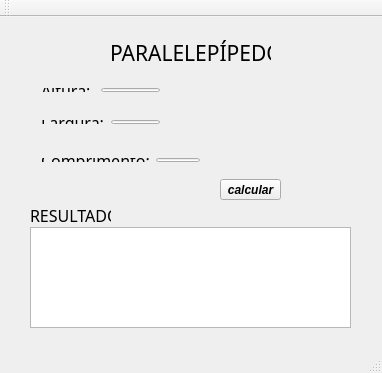
<?xml version="1.0" encoding="UTF-8"?>
<ui version="4.0">
 <class>MainWindow</class>
 <widget class="QMainWindow" name="MainWindow">
  <property name="geometry">
   <rect>
    <x>0</x>
    <y>0</y>
    <width>382</width>
    <height>373</height>
   </rect>
  </property>
  <property name="windowTitle">
   <string>PROJETO PARELELEPÍPEDO</string>
  </property>
  <widget class="QWidget" name="centralWidget">
   <widget class="QLabel" name="label">
    <property name="geometry">
     <rect>
      <x>110</x>
      <y>10</y>
      <width>161</width>
      <height>51</height>
     </rect>
    </property>
    <property name="font">
     <font>
      <family>Indie Flower</family>
      <pointsize>16</pointsize>
     </font>
    </property>
    <property name="text">
     <string>PARALELEPÍPEDO</string>
    </property>
   </widget>
   <widget class="QLabel" name="label_5">
    <property name="geometry">
     <rect>
      <x>30</x>
      <y>190</y>
      <width>81</width>
      <height>16</height>
     </rect>
    </property>
    <property name="font">
     <font>
      <family>Indie Flower</family>
      <pointsize>12</pointsize>
     </font>
    </property>
    <property name="text">
     <string>RESULTADO</string>
    </property>
   </widget>
   <widget class="QTextEdit" name="textEditResultado">
    <property name="geometry">
     <rect>
      <x>30</x>
      <y>210</y>
      <width>321</width>
      <height>101</height>
     </rect>
    </property>
   </widget>
   <widget class="QWidget" name="layoutWidget">
    <property name="geometry">
     <rect>
      <x>30</x>
      <y>60</y>
      <width>141</width>
      <height>26</height>
     </rect>
    </property>
    <layout class="QHBoxLayout" name="horizontalLayout">
     <item>
      <widget class="QLabel" name="label_2">
       <property name="font">
        <font>
         <family>Indie Flower</family>
         <pointsize>12</pointsize>
        </font>
       </property>
       <property name="text">
        <string>Altura: </string>
       </property>
      </widget>
     </item>
     <item>
      <widget class="QLineEdit" name="lineEditAltura"/>
     </item>
    </layout>
   </widget>
   <widget class="QWidget" name="layoutWidget">
    <property name="geometry">
     <rect>
      <x>30</x>
      <y>92</y>
      <width>141</width>
      <height>26</height>
     </rect>
    </property>
    <layout class="QHBoxLayout" name="horizontalLayout_2">
     <item>
      <widget class="QLabel" name="label_3">
       <property name="font">
        <font>
         <family>Indie Flower</family>
         <pointsize>12</pointsize>
        </font>
       </property>
       <property name="text">
        <string>Largura:</string>
       </property>
      </widget>
     </item>
     <item>
      <widget class="QLineEdit" name="lineEditLargura"/>
     </item>
    </layout>
   </widget>
   <widget class="QWidget" name="layoutWidget">
    <property name="geometry">
     <rect>
      <x>30</x>
      <y>130</y>
      <width>181</width>
      <height>26</height>
     </rect>
    </property>
    <layout class="QHBoxLayout" name="horizontalLayout_3">
     <item>
      <widget class="QLabel" name="label_4">
       <property name="font">
        <font>
         <family>Indie Flower</family>
         <pointsize>12</pointsize>
        </font>
       </property>
       <property name="text">
        <string>Comprimento:</string>
       </property>
      </widget>
     </item>
     <item>
      <widget class="QLineEdit" name="lineEditComprimento"/>
     </item>
    </layout>
   </widget>
   <widget class="QPushButton" name="pushButton">
    <property name="geometry">
     <rect>
      <x>220</x>
      <y>162</y>
      <width>61</width>
      <height>21</height>
     </rect>
    </property>
    <property name="font">
     <font>
      <family>Arial</family>
      <pointsize>9</pointsize>
      <weight>75</weight>
      <italic>true</italic>
      <bold>true</bold>
     </font>
    </property>
    <property name="text">
     <string>calcular</string>
    </property>
   </widget>
  </widget>
  <widget class="QMenuBar" name="menuBar">
   <property name="geometry">
    <rect>
     <x>0</x>
     <y>0</y>
     <width>382</width>
     <height>21</height>
    </rect>
   </property>
  </widget>
  <widget class="QToolBar" name="mainToolBar">
   <attribute name="toolBarArea">
    <enum>TopToolBarArea</enum>
   </attribute>
   <attribute name="toolBarBreak">
    <bool>false</bool>
   </attribute>
  </widget>
  <widget class="QStatusBar" name="statusBar"/>
 </widget>
 <layoutdefault spacing="6" margin="11"/>
 <resources/>
 <connections/>
</ui>
